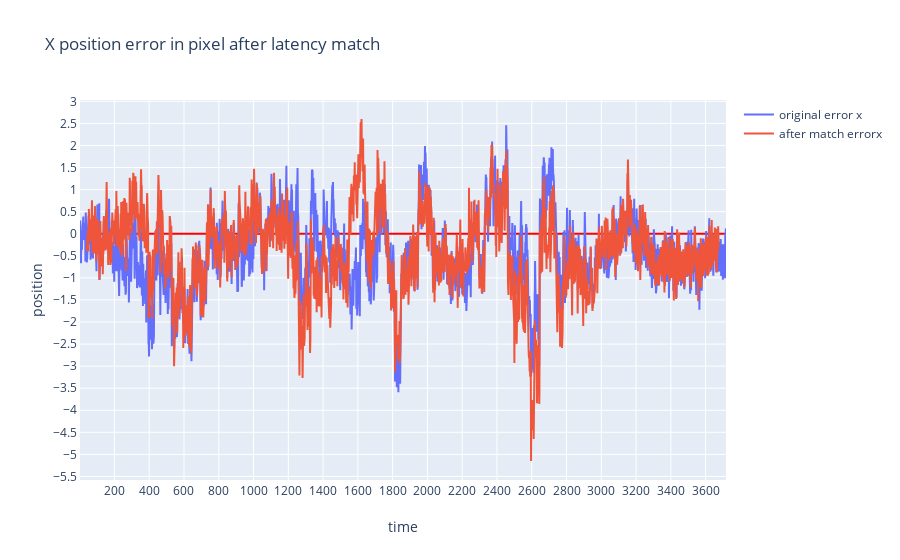
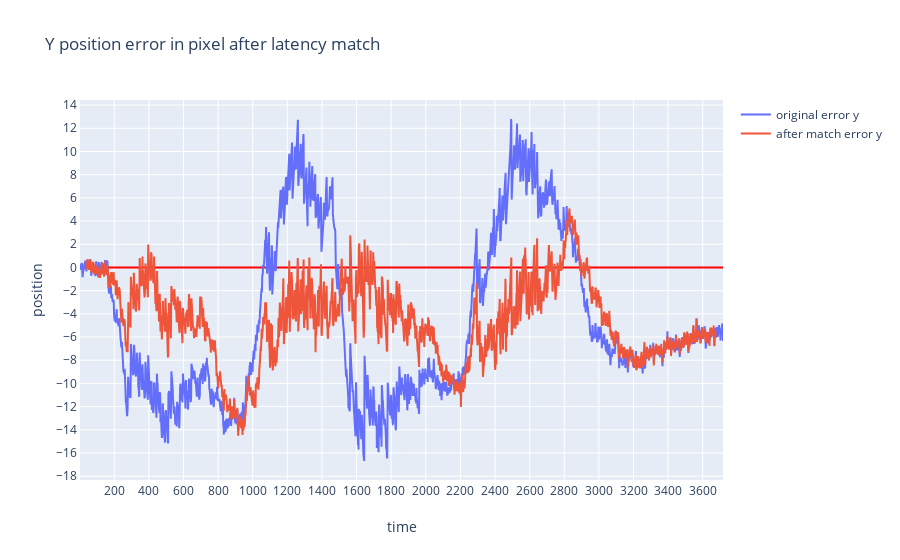

Write notebook code for charts like these, in order.
### Code cell
# show the visual & real position error  in pixel
data_diff_x_shifted = np.subtract(shifted_realx,expected_x)
data_diff_x = np.subtract(data_log['real_x'],data_log['expected_x'])
data_diff_index = shifted_index

p=[]
index = data_log['frame_id']
p.append(go.Scatter(
    y= data_diff_x,
    x= index,
    name='original error x'
    
))
p.append(go.Scatter(
    y= data_diff_x_shifted,
    x= data_diff_index,
    name='after match errorx'
    
))



layout.title= 'X position error in pixel after latency match'
fig=go.Figure(
    data=p,
    layout=layout
)
iplot(fig)
if export_html:
    io.write_html(fig,include_plotlyjs='cdn', file=prefix+filename.replace('.csv','_')+layout.title.text.replace(' ','_')+'.html')

data_diff_y_shifted = np.subtract(shifted_realy,expected_y)
data_diff_y = np.subtract(data_log['real_y'],data_log['expected_y'])

p=[]
index = data_log['frame_id']
p.append(go.Scatter(
    y= data_diff_y,
    x= index,
    name='original error y'
    
))
p.append(go.Scatter(
    y= data_diff_y_shifted,
    x= data_diff_index,
    name='after match error y'
    
))



layout.title= 'Y position error in pixel after latency match'
fig=go.Figure(
    data=p,
    layout=layout
)
iplot(fig)
if export_html:
    io.write_html(fig,include_plotlyjs='cdn', file=prefix+filename.replace('.csv','_')+layout.title.text.replace(' ','_')+'.html')

### Figure 1 — Plotly figure (JSON) as saved in the notebook; plotly's stock layout.template omitted (floating-point values rounded to 4 significant figures; data arrays with more than 128 entries replaced by an {"elided": "..."} marker saying what was removed)
{"data": [{"name": "original error x", "type": "scatter", "x": {"elided": "2236 int values"}, "y": {"elided": "2236 float values"}}, {"name": "after match errorx", "type": "scatter", "x": {"elided": "2186 int values"}, "y": {"elided": "2186 float values"}}], "layout": {"title": {"text": "X position error in pixel after latency match"}, "xaxis": {"nticks": 20, "showgrid": true, "showline": true, "title": {"text": "time"}, "zeroline": true, "zerolinecolor": "#FF0000"}, "yaxis": {"nticks": 20, "showgrid": true, "showline": true, "title": {"text": "position"}, "zeroline": true, "zerolinecolor": "#FF0000"}}}

### Figure 2 — Plotly figure (JSON) as saved in the notebook; plotly's stock layout.template omitted (floating-point values rounded to 4 significant figures; data arrays with more than 128 entries replaced by an {"elided": "..."} marker saying what was removed)
{"data": [{"name": "original error y", "type": "scatter", "x": {"elided": "2236 int values"}, "y": {"elided": "2236 float values"}}, {"name": "after match error y", "type": "scatter", "x": {"elided": "2186 int values"}, "y": {"elided": "2186 float values"}}], "layout": {"title": {"text": "Y position error in pixel after latency match"}, "xaxis": {"nticks": 20, "showgrid": true, "showline": true, "title": {"text": "time"}, "zeroline": true, "zerolinecolor": "#FF0000"}, "yaxis": {"nticks": 20, "showgrid": true, "showline": true, "title": {"text": "position"}, "zeroline": true, "zerolinecolor": "#FF0000"}}}
